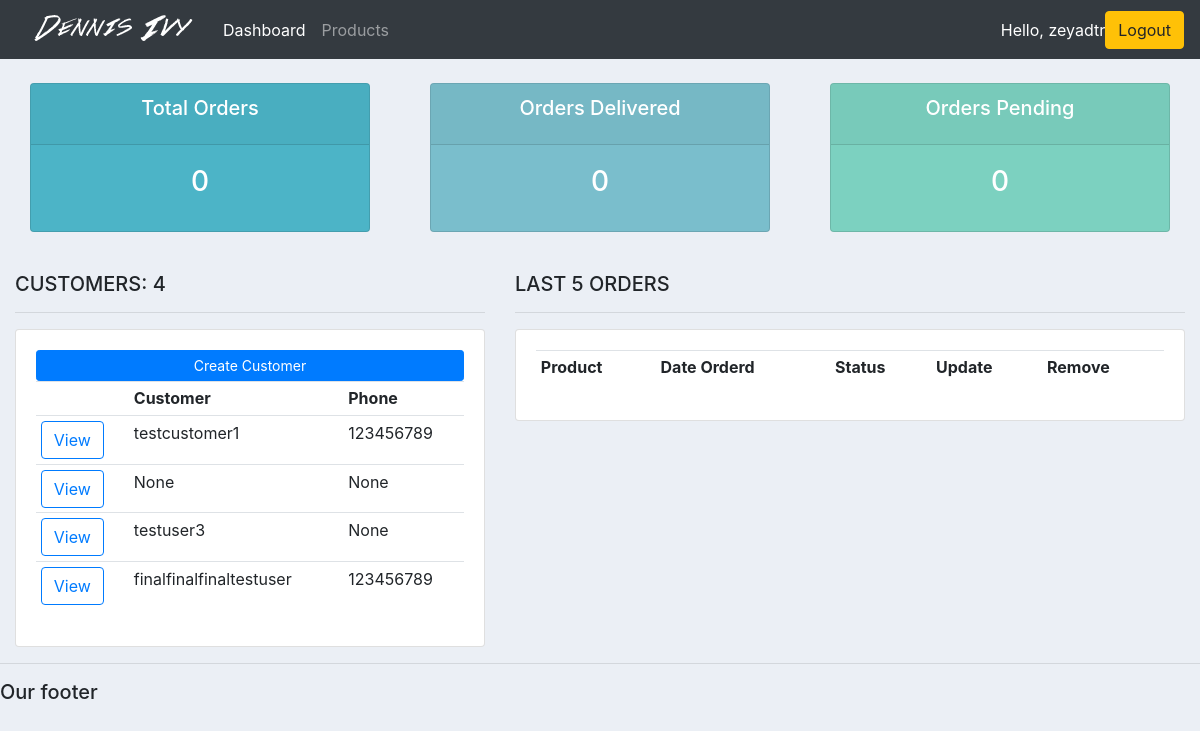
The app's page / (signed in) with its own data.
### accounts/models.py (models this page shows, shortened)
class Customer(models.Model):
	user = models.OneToOneField(User, null=True, on_delete=models.CASCADE)
	name = models.CharField(max_length=200, null=True)
	phone = models.CharField(max_length=200, null=True)
	email = models.CharField(max_length=200, null=True)
	profile_pic = models.ImageField(default='profiledefault.jpg', null=True, blank=True)
	date_created = models.DateTimeField(auto_now_add=True, null=True)

### accounts/decorators.py (the view)
	def wrapper_function(request, *args, **kwargs):
		group = None
		if request.user.groups.exists():
			group = request.user.groups.all()[0].name
		if group == 'customer':
			return redirect('user_page')
		if group == 'admin':
			return view_func(request, *args, **kwargs)

### accounts/views.py (called while the page is built)
@login_required(login_url='login')
@admin_only
def home(request):
	customers = Customer.objects.all()
	orders = Order.objects.all()
	total_customers = customers.count()
	total_orders = orders.count()
	delivered = orders.filter(status='Delivered').count()
	pending = orders.filter(status='Pending').count()
	context = {
	'total_customers': total_customers,
	'customers': customers,
	'orders': orders,
	'total_orders': total_orders,
	'delivered': delivered,
	'pending': pending,
	}
	return render(request, 'accounts/dashboard.html', context)

### accounts/templates/accounts/dashboard.html (shortened to what this page needs)
{%  extends 'accounts/main.html' %}
{% block content %}
{%  include 'accounts/status.html' %}
<br>
<div class="row">
	<div class="col-md-5">
		<h5>CUSTOMERS:	{{total_customers}}</h5>
		<hr>
		<div class="card card-body">
			<a class="btn btn-primary  btn-sm btn-block" href="">Create Customer</a>
			<table class="table table-sm">
				<tr>
					<td></td>
					<th>Customer</th>
					<th>Phone</th>
				</tr>
				{% for customer in customers %}
					<tr>
						<td><a class="btn btn-outline-primary" href="{% url 'customers' customer.id%}">View</a></td>
						<td>{{customer.name}}</td>
						<td>{{customer.phone}}</td>
					</tr>
				{% endfor %}
			</table>
		</div>
	</div>
	<div class="col-md-7">
		<h5>LAST 5 ORDERS</h5>
		<hr>
		<div class="card card-body">
			<table class="table table-sm">
				<tr>
					<th>Product</th>
					<th>Date Orderd</th>
					<th>Status</th>
					<th>Update</th>
					<th>Remove</th>
				</tr>
			</table>
		</div>
	</div>
</div>
{% endblock %}

### accounts/templates/accounts/main.html (shortened to what this page needs)
{% load static %}
<!DOCTYPE html>
<html>
<head>
	<link rel="stylesheet" href="https://stackpath.bootstrapcdn.com/bootstrap/4.3.1/css/bootstrap.min.css">
	<link rel="stylesheet" type="text/css" href="{% static 'css/main.css' %}">
</head>
<body>
	{%  include 'accounts/navbar.html' %}
	<div class="container-fluid">
	{% block content %}
	{% endblock %}
    </div>
	<hr>
	<h5>Our footer</h5>
</body>
</html>

### accounts/templates/accounts/navbar.html (shortened to what this page needs)
{% load static %}
<nav class="navbar navbar-expand-lg navbar-dark bg-dark">
<img src="{% static 'images/logo.png' %}">
  <div class="collapse navbar-collapse" id="navbarNav">
    <ul class="navbar-nav">
      {% if request.user.is_staff %}
      <li class="nav-item active">
        <a class="nav-link" href="{% url 'home' %}">Dashboard</a>
      </li>
      <li class="nav-item">
        <a class="nav-link" href="{% url 'products' %}">Products</a>
      </li>
      {% else %}
      <li class="nav-item">
        <a class="nav-link" href="{% url 'account' %}">Settings</a>
      </li>
      {% endif %}
    </ul>
  </div>
  <span class="hello-msg">Hello, {{request.user.username}}</span>
  <span><a class="btn btn-warning" href="{% url 'logout' %}">Logout</a></span>
</nav>

### accounts/templates/accounts/status.html
<br>
<div class="row">
	<div class="col">
		<div class="col-md">
			<div class="card text-center text-white  mb-3" id="total-orders">
			  	<div class="card-header">
			  		<h5 class="card-title">Total Orders</h5>
			  	</div>
			  	<div class="card-body">
			    	<h3 class="card-title">{{total_orders}}</h3>
			  	</div>
			</div>
		</div>
	</div>
	<div class="col">
		<div class="col-md">
			<div class="card text-center text-white  mb-3" id="orders-delivered">
			  	<div class="card-header">
			  		<h5 class="card-title">Orders Delivered</h5>
			  	</div>
			  	<div class="card-body">
			    	<h3 class="card-title">{{delivered}}</h3>
			  	</div>
			</div>
		</div>
	</div>
	<div class="col">
		<div class="col-md">
			<div class="card text-center text-white  mb-3" id="orders-pending">
			  	<div class="card-header">
			  		<h5 class="card-title">Orders Pending</h5>
			  	</div>
			  	<div class="card-body">
			    	<h3 class="card-title">{{pending}}</h3>
			  	</div>
			</div>
		</div>
	</div>
</div>

### static/css/main.css (style rules this page uses)
body { background-color: #ebeff5; }
#total-orders { background-color: #4cb4c7; }
#orders-delivered { background-color: #7abecc; }
#orders-pending { background-color: #7CD1C0; }

### accounts/templates/accounts/navbar.html (style rules this page uses)
.hello-msg { font-size: 18; color: #fff; margin-right: 20; }

### records on screen
Customer: name "testcustomer1", phone "123456789"
Customer: name "None", phone "None"
Customer: name "testuser3", phone "None"
Customer: name "finalfinalfinaltestuser", phone "123456789"

### other values on screen
{{ request.user.username }} "zeyadtr"
{{ total_orders }} "0"
{{ delivered }} "0"
{{ pending }} "0"
{{ total_customers }} "4"
